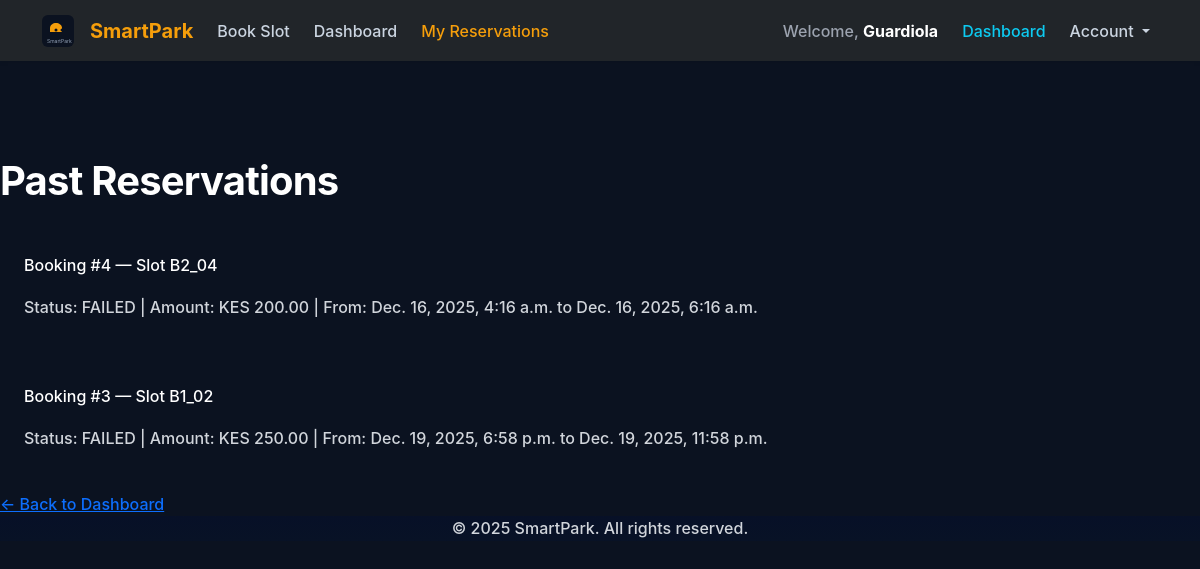
Page /parking/my/reservations/ (signed in) on the committed database.
### CarParking/models.py (models this page shows, shortened)
class User(AbstractUser):
    phone_number = models.CharField(
        max_length=15,
        unique=True,
        verbose_name="M-Pesa Phone Number"
    )
    vehicle_plate = models.CharField(
        max_length=20,
        unique=True,
        verbose_name="Vehicle Plate Number"
    )
    VEHICLE_TYPE_CHOICES = (
        ('sedan', 'Sedan'),
        ('suv', 'SUV'),
        ('pickup', 'Pickup'),
        ('motorcycle', 'Motorcycle'),
    )
    vehicle_type = models.CharField(
        max_length=20,
        choices=VEHICLE_TYPE_CHOICES,
        blank=True,
        null=True,
        verbose_name='Vehicle Type'
    )
    USERNAME_FIELD = 'email'
    email = models.EmailField(unique=True)
    REQUIRED_FIELDS = ['username', 'phone_number', 'vehicle_plate']
    objects = UserManager()
    class Meta:
        verbose_name = 'User Account'
        verbose_name_plural = 'User Accounts'

### parking/models.py (models this page shows, shortened)
class Booking(models.Model):
    STATUS_PENDING = "PENDING"
    STATUS_PAID = "PAID"
    STATUS_FAILED = "FAILED"
    PAYMENT_STATUS_CHOICES = [
        (STATUS_PENDING, "Pending"),
        (STATUS_PAID, "Paid"),
        (STATUS_FAILED, "Failed"),
    ]
    user = models.ForeignKey(settings.AUTH_USER_MODEL, on_delete=models.CASCADE)
    slot = models.ForeignKey(ParkingSlot, on_delete=models.CASCADE)
    start_time = models.DateTimeField(default=timezone.now)
    end_time = models.DateTimeField(blank=True, null=True)
    total_fee = models.DecimalField(max_digits=8, decimal_places=2, default=0)
    payment_status = models.CharField(max_length=20, choices=PAYMENT_STATUS_CHOICES, default=STATUS_PENDING)
    mpesa_receipt_no = models.CharField(max_length=50, blank=True, null=True)
    checkout_request_id = models.CharField(max_length=50, blank=True, null=True)
    created_at = models.DateTimeField(auto_now_add=True)

class ParkingSlot(models.Model):
    PRICE_CHOICES = (
        ("Regular", "Regular"),
        ("Premium", "Premium"),
        ("VIP", "VIP"),
    )
    slot_id = models.CharField(max_length=10, unique=True)
    slot_name = models.CharField(max_length=50)
    level = models.CharField(max_length=20)
    pricing_category = models.CharField(max_length=20, choices=PRICE_CHOICES, default="Regular")
    is_occupied = models.BooleanField(default=False)
    class Meta:
        ordering = ["slot_id"]

### parking/views.py (the view)
# urls.py: path('my/reservations/', views.past_reservations_view, name='past_reservations'),
@login_required
def past_reservations_view(request):
    bookings = Booking.objects.filter(user=request.user).exclude(payment_status=Booking.STATUS_PENDING).order_by('-created_at')
    return render(request, 'accounts/past_reservations.html', {'bookings': bookings, 'header_title': 'Past Reservations'})

### CarParking/context_processors.py (called while the page is built)
def site_settings(request):
    contact = None
    try:
        from .models import ContactInfo
        contact = ContactInfo.objects.order_by('-updated_at').first()
    except Exception:
        contact = None
    if contact:
        contact_info = {
            'company_name': contact.company_name,
            'email': contact.email,
            'phone': contact.phone,
            'address': contact.address,
        }
    else:
        contact_info = {
            'company_name': getattr(settings, 'SITE_NAME', 'SmartPark'),
            'email': 'info@smartpark.example',
            'phone': '+1-555-0100',
            'address': '123 Parking Lane, YourCity',
        }
    return {
        'SITE_NAME': getattr(settings, 'SITE_NAME', 'SmartPark'),
        'CONTACT_INFO': contact_info,
        'ASSET_VERSION': getattr(settings, 'ASSET_VERSION', '1'),
    }

### Templates/accounts/past_reservations.html (shortened to what this page needs)
{% extends 'base.html' %}
{% block navbar_content %}
<ul class="navbar-nav me-auto mb-2 mb-md-0">
    <li class="nav-item"><a class="nav-link" href="{% url 'parking:driver_slots' %}">Book Slot</a></li>
    <li class="nav-item"><a class="nav-link" href="{% url 'driver_dashboard' %}">Dashboard</a></li>
    <li class="nav-item"><a class="nav-link active" href="{% url 'parking:past_reservations' %}">My Reservations</a></li>
</ul>
{% endblock %}
{% block content %}
<div class="max-w-4xl mx-auto p-6">
    <h1 class="text-2xl font-bold text-white mb-4">Past Reservations</h1>
    <div class="space-y-4">
        {% for b in bookings %}
            <div class="bg-slate-800 p-4 rounded-lg border-l-4 border-amber-500/40">
                <p class="text-white font-semibold">Booking #{{ b.id }} — Slot {{ b.slot.slot_id }}</p>
                <p class="text-slate-300">Status: {{ b.payment_status }} | Amount: KES {{ b.total_fee }} | From: {{ b.start_time }} to {{ b.end_time }}</p>
            </div>
        {% empty %}
            <p class="text-slate-400">You have no past reservations yet.</p>
        {% endfor %}
    </div>
    <a href="{% url 'driver_dashboard' %}" class="mt-6 inline-block text-amber-400">&larr; Back to Dashboard</a>
</div>
{% endblock %}

### Templates/base.html (shortened to what this page needs)
<!DOCTYPE html>
<html lang="en">
<head>
    {% load static %}
    <link href="https://cdn.jsdelivr.net/npm/bootstrap@5.3.2/dist/css/bootstrap.min.css" rel="stylesheet">
    <link rel="stylesheet" href="{% static 'css/custom.css' %}?v={{ ASSET_VERSION }}">
</head>
<body>
    <nav class="navbar navbar-expand-md navbar-dark bg-dark sticky-top shadow-sm">
        <div class="container">
            <a class="navbar-brand fw-bold d-flex align-items-center" href="{% url 'home' %}">
                <img src="{% static 'img/logo.svg' %}" alt="{{ SITE_NAME }} logo">{{ SITE_NAME }}
            </a>
            <div class="collapse navbar-collapse" id="navbarMain">
                {% block navbar_content %}{% endblock %}
                <ul class="navbar-nav ms-auto mb-2 mb-md-0 align-items-center">
                    {% if user.is_authenticated %}
                        <li class="nav-item d-none d-sm-block me-2 text-muted">Welcome, <strong class="text-white">{{ user.username }}</strong></li>
                        {% if user.is_staff or user.is_superuser %}
                            <li class="nav-item"><a class="nav-link text-danger" href="{% url 'admin_dashboard' %}">Admin Dashboard</a></li>
                        {% else %}
                            <li class="nav-item"><a class="nav-link text-info" href="{% url 'driver_dashboard' %}">Dashboard</a></li>
                        {% endif %}
                        <li class="nav-item dropdown">
                            <a class="nav-link dropdown-toggle" href="#" id="accountDropdown" role="button" data-bs-toggle="dropdown" aria-expanded="false">
                                Account
                            </a>
                        </li>
                    {% else %}
                        <li class="nav-item"><a class="nav-link" href="{% url 'login' %}">Login</a></li>
                        <li class="nav-item"><a class="btn btn-success btn-sm ms-2" href="{% url 'register' %}">Register</a></li>
                    {% endif %}
                </ul>
            </div>
        </div>
    </nav>
    <main class="min-h-screen opacity-0 transition-opacity duration-700 ease-out" id="main-content">
        {% block content %}{% endblock %}
    </main>
    <footer class="bg-gray-900 border-t border-gray-700 mt-12">
        <div class="max-w-7xl mx-auto px-4 py-8 text-center text-gray-400">
            <p>&copy; 2025 {{ SITE_NAME }}. All rights reserved.</p>
        </div>
    </footer>
</body>
</html>

### assets/css/custom.css (style rules this page uses)
:root { --brand: #f59e0b; --brand-dark: #b45309; --bg-dark: #0b1220; --muted: #94a3b8; }
body { font-family: -apple-system, BlinkMacSystemFont, 'Segoe UI', Roboto, 'Helvetica Neue', Arial, system-ui, sans-serif !important; background-color: var(--bg-dark); color:#e6eef8; font-weight:500; }
h1, h2, h3, h4, h5, h6 { color: #ffffff !important; }
p, span, div, li { color: #d1d5db !important; }
.small, .text-muted { color: #9ca3af !important; }
strong, .fw-bold { color: #ffffff !important; }
h1, .display-5 { font-weight: 700; letter-spacing: -0.02em; }
p { line-height: 1.6; color: #cbd5e1; }
.navbar .nav-link { padding-left: .9rem; padding-right: .9rem; }
.navbar { display:flex; align-items:center; justify-content:space-between; padding:.6rem 1rem; }
.navbar-brand { display:flex; align-items:center; gap:.5rem; color:var(--brand); text-decoration:none; }
.navbar-nav { list-style:none; margin:0; padding:0; display:flex; gap:0.5rem; align-items:center; }
.navbar-nav .nav-item { margin:0; }
.nav-link { color: #cbd5e1; text-decoration:none; padding:.35rem .6rem; display:inline-block; }
.nav-link:hover, .nav-link.active { color:var(--brand); }
.d-none { display:none !important; }
.d-sm-block { display:block !important; }
.ms-auto { margin-left:auto !important; }
.me-2 { margin-right:.5rem !important; }
@media (min-width: 576px) { .d-sm-block { display:block !important; } }
.navbar-brand img { height:32px; width:auto; margin-right:8px; }
.navbar-dark .navbar-brand { color:var(--brand) !important; }
.navbar-dark .nav-link { color: #cbd5e1; }
.navbar-dark .nav-link.active, .navbar-dark .nav-link:hover { color:var(--brand) !important; }
footer { background:linear-gradient(180deg,#071027,#081226); color:#cbd5e1 }
:root { --reveal-duration: 700ms; --reveal-ease: cubic-bezier(.2,.9,.2,1); }
.navbar { z-index: 1100; }

### Templates/base.html (style rules this page uses)
body { font-family: -apple-system, BlinkMacSystemFont, 'Segoe UI', Roboto, 'Helvetica Neue', Arial, sans-serif; background-color: #0f172a; color: #d1d5db; transition: opacity 0.5s ease; }
.nav-link { color: #d1d5db; transition: color 0.2s; }
main { padding-top: 72px; }

### rows in the picture
User: username "Guardiola"
Booking: id "4", slot.slot_id "B2_04", payment_status "FAILED", total_fee "200.00", start_time "Dec. 16, 2025, 4:16 a.m.", end_time "Dec. 16, 2025, 6:16 a.m."
Booking: id "3", slot.slot_id "B1_02", payment_status "FAILED", total_fee "250.00", start_time "Dec. 19, 2025, 6:58 p.m.", end_time "Dec. 19, 2025, 11:58 p.m."

### other values in the picture
{{ SITE_NAME }} "SmartPark"
